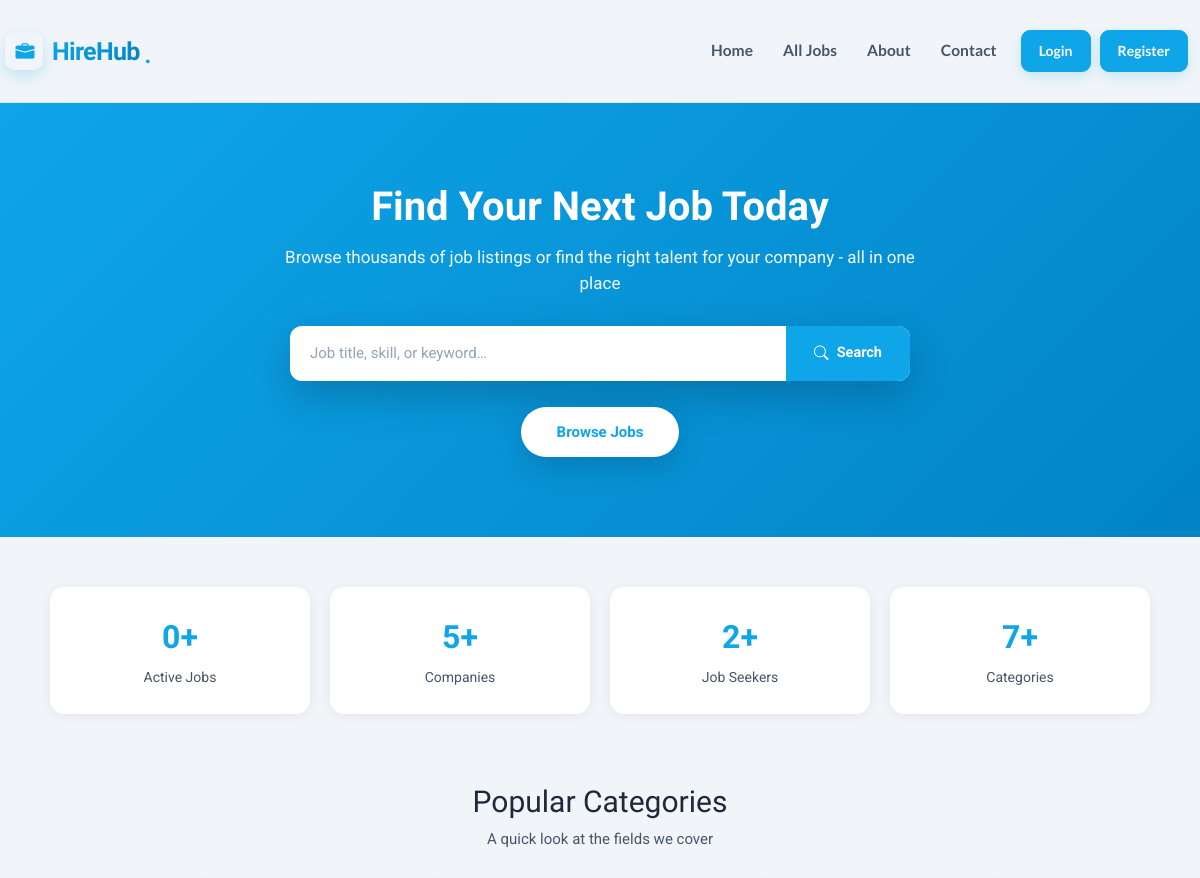
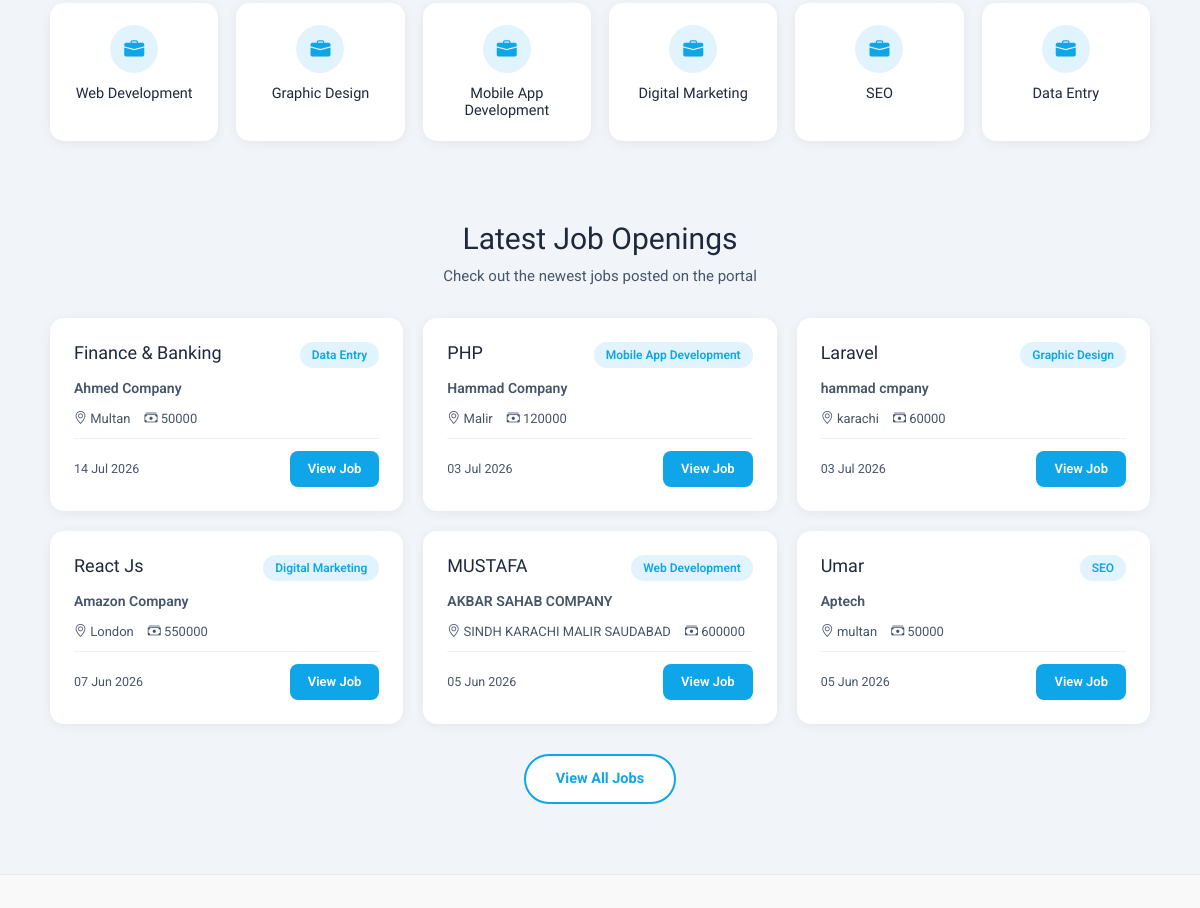
Before: / (upper part) with the older database file (2 pictures, top to bottom).
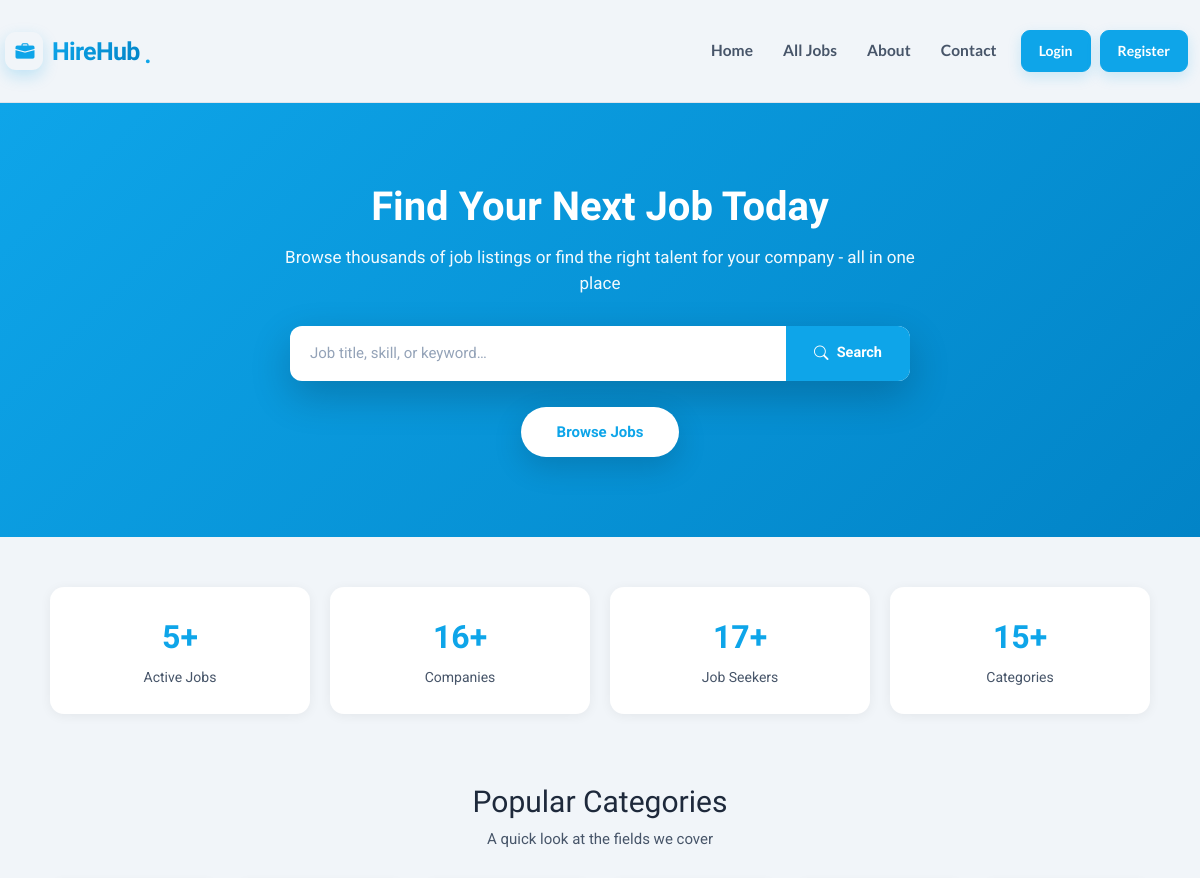
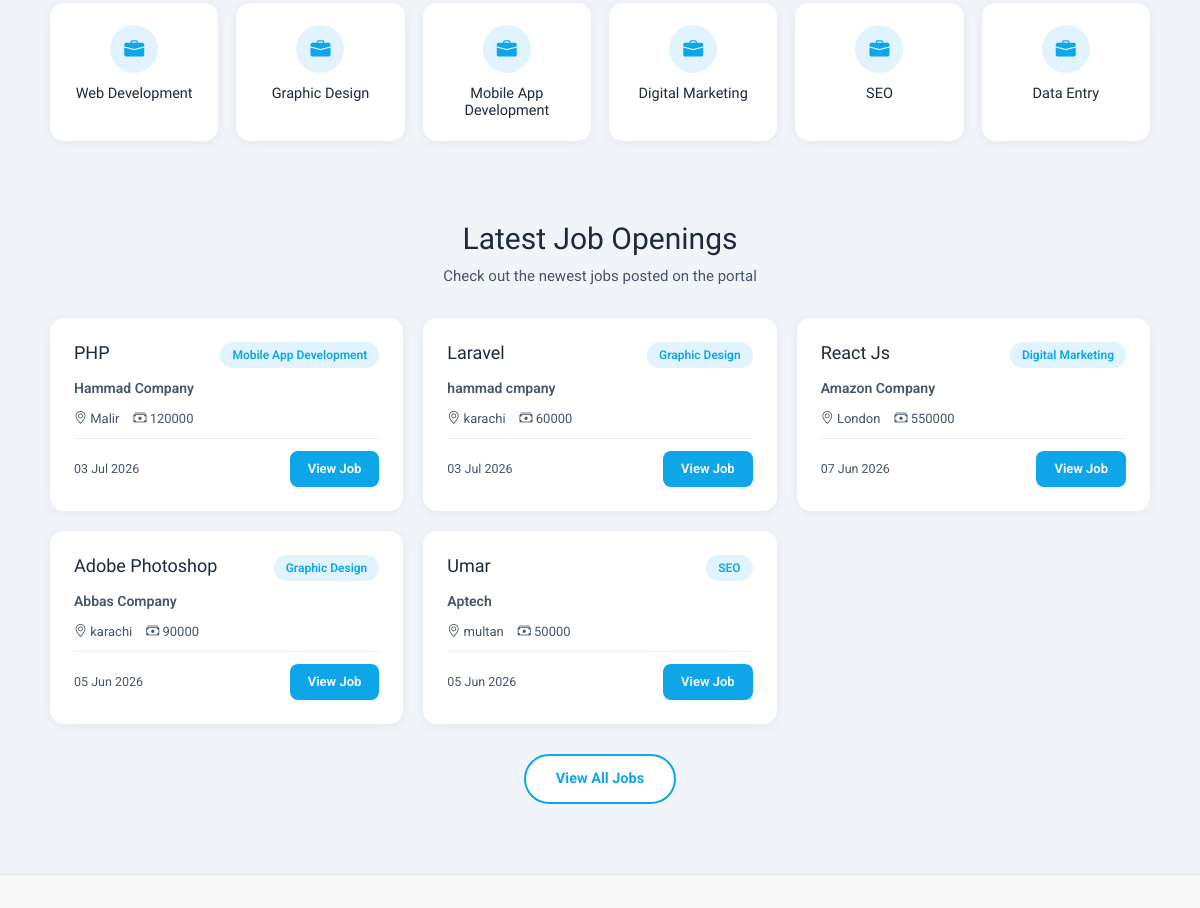
After: the same page with the newer database file (2 pictures, top to bottom).
### tables this page shows
CREATE TABLE `categories` (
  `id` int(11) NOT NULL,
  `name` varchar(100) NOT NULL
);

CREATE TABLE `jobs` (
  `id` int(11) NOT NULL,
  `user_id` int(11) DEFAULT NULL,
  `title` varchar(255) DEFAULT NULL,
  `company` varchar(255) DEFAULT NULL,
  `location` varchar(255) DEFAULT NULL,
  `salary` varchar(100) DEFAULT NULL,
  `description` mediumtext DEFAULT NULL,
  `created_at` timestamp NOT NULL DEFAULT current_timestamp(),
  `category_id` int(11) DEFAULT NULL,
  `status` varchar(20) DEFAULT 'open',
  `job_type` enum('Full Time','Part Time','Internship','Contract','Remote','Hybrid') NOT NULL DEFAULT 'Full Time',
  `approval_status` varchar(20) DEFAULT 'pending',
  `required_skills` mediumtext DEFAULT NULL
);

### index.php (the view, shortened to what the changed rows need)
<?php
include "includes/config.php";
$jobsCountQuery = "select count(*) as total from jobs where status = 'open' and approval_status = 'approved'";
$jobsCountResult = mysqli_query($conn, $jobsCountQuery);
$jobsCountRow = mysqli_fetch_assoc($jobsCountResult);
$totalJobs = $jobsCountRow['total'];
$catCountQuery = "select count(*) as total from categories";
$catCountResult = mysqli_query($conn, $catCountQuery);
$catCountRow = mysqli_fetch_assoc($catCountResult);
$totalCategories = $catCountRow['total'];
$empCountQuery = "select count(*) as total from users where role = 'employer'";
$empCountResult = mysqli_query($conn, $empCountQuery);
$empCountRow = mysqli_fetch_assoc($empCountResult);
$totalEmployers = $empCountRow['total'];
$appCountQuery = "select count(*) as total from users where role = 'applicant'";
$appCountResult = mysqli_query($conn, $appCountQuery);
$appCountRow = mysqli_fetch_assoc($appCountResult);
$totalApplicants = $appCountRow['total'];
$categoriesQuery = "select id, name from categories limit 6";
$categoriesResult = mysqli_query($conn, $categoriesQuery);
$latestJobsQuery = "select jobs.id, jobs.title, jobs.company, jobs.location, jobs.salary, jobs.created_at,
                    categories.name as category_name
                    from jobs
                    left join categories on jobs.category_id = categories.id
                    where jobs.status = 'open'
                    order by jobs.created_at desc
                    limit 6";
$latestJobsResult = mysqli_query($conn, $latestJobsQuery);
?>
<?php
include "./includes/header.php";
?>
<section class="home-hero">
    <h1>Find Your Next Job Today</h1>
</section>
<section class="stats-section">
    <div class="stats-grid">
        <div class="stat-box">
            <div class="num"><?php echo $totalJobs; ?>+</div>
            <div class="label">Active Jobs</div>
        </div>
        <div class="stat-box">
            <div class="num"><?php echo $totalEmployers; ?>+</div>
            <div class="label">Companies</div>
        </div>
        <div class="stat-box">
            <div class="num"><?php echo $totalApplicants; ?>+</div>
            <div class="label">Job Seekers</div>
        </div>
        <div class="stat-box">
            <div class="num"><?php echo $totalCategories; ?>+</div>
            <div class="label">Categories</div>
        </div>
    </div>
</section>
<section class="categories-section">
    <div class="section-heading">
        <h2>Popular Categories</h2>
    </div>
    <div class="categories-grid">
        <?php
        if ($categoriesResult && mysqli_num_rows($categoriesResult) > 0) {
            while ($category = mysqli_fetch_assoc($categoriesResult)) {
        ?>
            <a href="jobs.php?filter=<?php echo (int)$category['id']; ?>&submit-filter=1#jobs-section" class="category-card">
                <div class="icon-circle"><i class="bi bi-briefcase-fill"></i></div>
                <h3><?php echo htmlspecialchars($category['name']); ?></h3>
            </a>
        <?php
            }
        } else {
        ?>
            <div class="no-jobs">No categories available yet.</div>
        <?php
        }
        ?>
    </div>
</section>
<section class="jobs-section">
    <div class="section-heading">
        <h2>Latest Job Openings</h2>
    </div>
    <div class="jobs-grid">
        <?php
        if ($latestJobsResult && mysqli_num_rows($latestJobsResult) > 0) {
            while ($job = mysqli_fetch_assoc($latestJobsResult)) {
        ?>
            <div class="job-card">
                <div class="top-row">
                    <h3><?php echo htmlspecialchars($job['title']); ?></h3>
                    <span class="category-tag"><?php echo !empty($job['category_name']) ? htmlspecialchars($job['category_name']) : 'N/A'; ?></span>
                </div>
                <div class="company"><?php echo htmlspecialchars($job['company']); ?></div>
                <div class="meta">
                    <span><i class="bi bi-geo-alt"></i> <?php echo htmlspecialchars($job['location']); ?></span>
                    <span><i class="bi bi-cash-stack"></i> <?php echo htmlspecialchars($job['salary']); ?></span>
                </div>
                <div class="card-footer">
                    <span class="date-posted"><?php echo date('d M Y', strtotime($job['created_at'])); ?></span>
                    <a class="btn-apply" href="job-details.php?id=<?php echo (int)$job['id']; ?>">View Job</a>
                </div>
            </div>
        <?php
            }
        } else {
        ?>
            <div class="no-jobs">No jobs available yet.</div>
        <?php
        }
        ?>
    </div>
</section>
<?php
include "./includes/footer.php";
?>

Changed rows visible on the page:
removed jobs: title "Finance & Banking", category.name "Data Entry", company "Ahmed Company", location "Multan", salary "50000", created_at "14 Jul 2026"
removed jobs: title "MUSTAFA", category.name "Web Development", company "AKBAR SAHAB COMPANY", location "SINDH KARACHI MALIR SAUDABAD", salary "600000", created_at "05 Jun 2026"
now on this page (row edited): jobs: title "Adobe Photoshop", category.name "Graphic Design", company "Abbas Company", location "karachi", salary "90000", created_at "05 Jun 2026"
Other visible differences:
$totalJobs: "0" → "5"
$totalEmployers: "5" → "16"
$totalApplicants: "2" → "17"
$totalCategories: "7" → "15"
